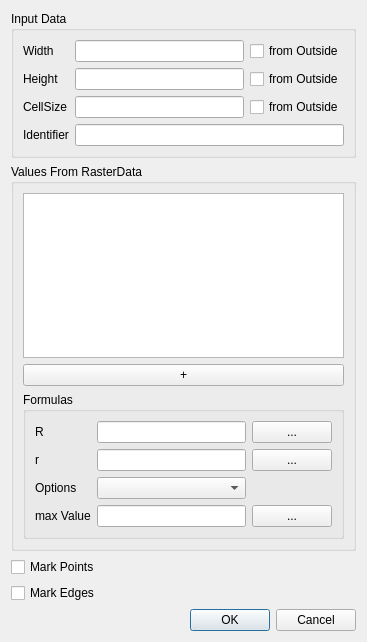
<?xml version="1.0" encoding="UTF-8"?>
<ui version="4.0">
 <class>GUIMarker</class>
 <widget class="QDialog" name="GUIMarker">
  <property name="geometry">
   <rect>
    <x>0</x>
    <y>0</y>
    <width>367</width>
    <height>642</height>
   </rect>
  </property>
  <property name="windowTitle">
   <string>Dialog</string>
  </property>
  <layout class="QGridLayout" name="gridLayout_5">
   <item row="0" column="0">
    <widget class="QGroupBox" name="groupBox">
     <property name="title">
      <string>Input Data</string>
     </property>
     <layout class="QGridLayout" name="gridLayout_2">
      <item row="0" column="0">
       <layout class="QGridLayout" name="gridLayout">
        <item row="0" column="0">
         <widget class="QLabel" name="label_2">
          <property name="text">
           <string>Width</string>
          </property>
         </widget>
        </item>
        <item row="2" column="0">
         <widget class="QLabel" name="label">
          <property name="text">
           <string>CellSize</string>
          </property>
         </widget>
        </item>
        <item row="1" column="0">
         <widget class="QLabel" name="label_3">
          <property name="text">
           <string>Height</string>
          </property>
         </widget>
        </item>
        <item row="0" column="1">
         <widget class="QLineEdit" name="lineEdit_Width"/>
        </item>
        <item row="1" column="1">
         <widget class="QLineEdit" name="lineEdit_Height"/>
        </item>
        <item row="2" column="1">
         <widget class="QLineEdit" name="lineEdit_CellSize"/>
        </item>
        <item row="0" column="2">
         <widget class="QCheckBox" name="checkBox_Width">
          <property name="text">
           <string>from Outside</string>
          </property>
         </widget>
        </item>
        <item row="1" column="2">
         <widget class="QCheckBox" name="checkBox_Height">
          <property name="text">
           <string>from Outside</string>
          </property>
         </widget>
        </item>
        <item row="2" column="2">
         <widget class="QCheckBox" name="checkBox_CellSize">
          <property name="text">
           <string>from Outside</string>
          </property>
         </widget>
        </item>
        <item row="3" column="0">
         <widget class="QLabel" name="label_8">
          <property name="text">
           <string>Identifier</string>
          </property>
         </widget>
        </item>
        <item row="3" column="1" colspan="2">
         <widget class="QLineEdit" name="lineEdit_Idnetifier"/>
        </item>
       </layout>
      </item>
     </layout>
    </widget>
   </item>
   <item row="1" column="0">
    <widget class="QGroupBox" name="groupBox_2">
     <property name="title">
      <string>Values From RasterData</string>
     </property>
     <layout class="QVBoxLayout" name="verticalLayout_3">
      <item>
       <layout class="QVBoxLayout" name="verticalLayout_2">
        <item>
         <widget class="QListWidget" name="listWidget_InputRasterData"/>
        </item>
        <item>
         <widget class="QPushButton" name="pushButton_addInputRasterData">
          <property name="text">
           <string>+</string>
          </property>
         </widget>
        </item>
       </layout>
      </item>
      <item>
       <widget class="QGroupBox" name="groupBox_3">
        <property name="title">
         <string>Formulas</string>
        </property>
        <layout class="QGridLayout" name="gridLayout_4">
         <item row="0" column="0">
          <widget class="QLabel" name="label_5">
           <property name="text">
            <string>R</string>
           </property>
          </widget>
         </item>
         <item row="0" column="2">
          <widget class="QLineEdit" name="lineEdit_RExpression"/>
         </item>
         <item row="1" column="0">
          <layout class="QGridLayout" name="gridLayout_3">
           <item row="1" column="0">
            <widget class="QLabel" name="label_4">
             <property name="text">
              <string>r</string>
             </property>
            </widget>
           </item>
          </layout>
         </item>
         <item row="1" column="2">
          <widget class="QLineEdit" name="lineEdit_rExpression"/>
         </item>
         <item row="0" column="3">
          <widget class="QPushButton" name="pushButton_RExpression">
           <property name="text">
            <string>...</string>
           </property>
          </widget>
         </item>
         <item row="1" column="3">
          <widget class="QPushButton" name="pushButton_rExpression">
           <property name="text">
            <string>...</string>
           </property>
          </widget>
         </item>
         <item row="2" column="0">
          <widget class="QLabel" name="label_6">
           <property name="text">
            <string>Options</string>
           </property>
          </widget>
         </item>
         <item row="2" column="2">
          <widget class="QComboBox" name="comboBox_option"/>
         </item>
         <item row="3" column="0">
          <widget class="QLabel" name="label_7">
           <property name="text">
            <string>max Value</string>
           </property>
          </widget>
         </item>
         <item row="3" column="2">
          <widget class="QLineEdit" name="lineEdit_maxExpression"/>
         </item>
         <item row="3" column="3">
          <widget class="QPushButton" name="pushButton_maxExpression">
           <property name="text">
            <string>...</string>
           </property>
          </widget>
         </item>
        </layout>
       </widget>
      </item>
     </layout>
    </widget>
   </item>
   <item row="3" column="0">
    <widget class="QCheckBox" name="checkBox_Points">
     <property name="text">
      <string>Mark Points</string>
     </property>
    </widget>
   </item>
   <item row="4" column="0">
    <widget class="QCheckBox" name="checkBox_Edges">
     <property name="text">
      <string>Mark Edges</string>
     </property>
    </widget>
   </item>
   <item row="7" column="0">
    <widget class="QDialogButtonBox" name="buttonBox">
     <property name="orientation">
      <enum>Qt::Horizontal</enum>
     </property>
     <property name="standardButtons">
      <set>QDialogButtonBox::Cancel|QDialogButtonBox::Ok</set>
     </property>
    </widget>
   </item>
  </layout>
 </widget>
 <resources/>
 <connections>
  <connection>
   <sender>buttonBox</sender>
   <signal>accepted()</signal>
   <receiver>GUIMarker</receiver>
   <slot>accept()</slot>
   <hints>
    <hint type="sourcelabel">
     <x>248</x>
     <y>254</y>
    </hint>
    <hint type="destinationlabel">
     <x>157</x>
     <y>274</y>
    </hint>
   </hints>
  </connection>
  <connection>
   <sender>buttonBox</sender>
   <signal>rejected()</signal>
   <receiver>GUIMarker</receiver>
   <slot>reject()</slot>
   <hints>
    <hint type="sourcelabel">
     <x>316</x>
     <y>260</y>
    </hint>
    <hint type="destinationlabel">
     <x>286</x>
     <y>274</y>
    </hint>
   </hints>
  </connection>
 </connections>
</ui>
